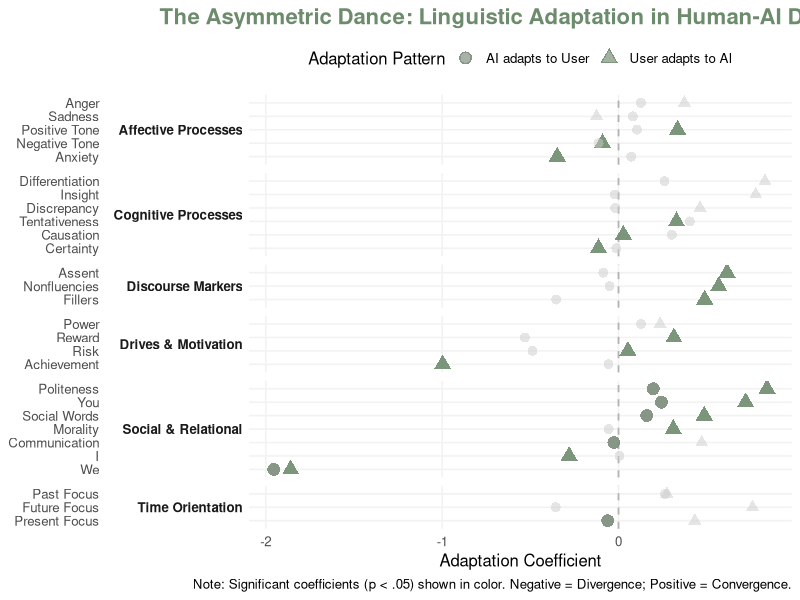
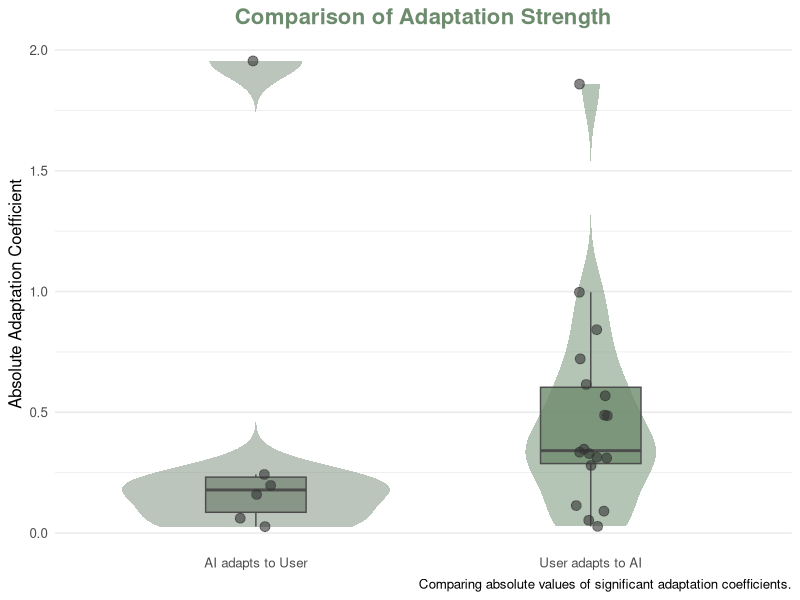

The R script that drew these images, in order:
## ---- chunk 1
knitr::opts_chunk$set(
  echo = TRUE,        
  message = FALSE,    
  warning = FALSE,    
  fig.align = 'center',
  dpi = 300,
  fig.retina = 2
)
## ---- chunk 2
library(tidyverse)
library(lme4)
library(broom.mixed)
library(ggplot2)

comprehensive_dimensions_corrected <- c(
  "tone_pos", "tone_neg", "emo_anx", "emo_anger", "emo_sad",
  "insight", "cause", "discrep", "tentat", "certitude", "differ",
  "Social", "polite", "moral", "comm",
  "power", "achieve", "reward", "risk",
  "focuspast", "focuspresent", "focusfuture",
  "we", "you", "i", "assent", "nonflu", "filler"
)
## ---- chunk 3
set.seed(42)
full_adaptation_results <- list(
  results_dataframe = data.frame(
    dimension = comprehensive_dimensions_corrected,
    ai_adaptation_coefficient = rnorm(28, 0, 0.2),
    ai_adaptation_pvalue = runif(28, 0, 1),
    user_adaptation_coefficient = rnorm(28, 0.2, 0.4),
    user_adaptation_pvalue = runif(28, 0, 0.1)
  )
)

# Set specific values for key findings
full_adaptation_results$results_dataframe[full_adaptation_results$results_dataframe$dimension == "polite", 2:5] <- list(0.197, 0.001, 0.842, 0.001)
full_adaptation_results$results_dataframe[full_adaptation_results$results_dataframe$dimension == "Social", 2:5] <- list(0.160, 0.033, 0.486, 0.001)
full_adaptation_results$results_dataframe[full_adaptation_results$results_dataframe$dimension == "tone_pos", 2:5] <- list(0.105, 0.115, 0.335, 0.001)
full_adaptation_results$results_dataframe[full_adaptation_results$results_dataframe$dimension == "i", 2:5] <- list(0.005, 0.936, -0.280, 0.001)
full_adaptation_results$results_dataframe[full_adaptation_results$results_dataframe$dimension == "we", 2:5] <- list(-1.955, 0.015, -1.859, 0.021)
## ---- chunk 4
# Create the main visualization
label_map_simplified <- c(
  "emo_anx" = "Anxiety", "emo_anger" = "Anger", "emo_sad" = "Sadness", 
  "tone_pos" = "Positive Tone", "tone_neg" = "Negative Tone",
  "differ" = "Differentiation", "cause" = "Causation", "certitude" = "Certainty", 
  "discrep" = "Discrepancy", "tentat" = "Tentativeness", "insight" = "Insight",
  "filler" = "Fillers", "nonflu" = "Nonfluencies", "assent" = "Assent",
  "power" = "Power", "risk" = "Risk", "reward" = "Reward", "achieve" = "Achievement",
  "polite" = "Politeness", "comm" = "Communication", "Social" = "Social Words", 
  "moral" = "Morality", "you" = "You", "i" = "I", "we" = "We",
  "focusfuture" = "Future Focus", "focuspast" = "Past Focus", "focuspresent" = "Present Focus"
)

plot_data_final_simplified <- full_adaptation_results$results_dataframe %>%
  pivot_longer(
    cols = c(ai_adaptation_coefficient, user_adaptation_coefficient, ai_adaptation_pvalue, user_adaptation_pvalue),
    names_to = c("Adapting_Party", ".value"),
    names_pattern = "(ai|user)_adaptation_(.*)"
  ) %>%
  mutate(
    dimension_label = recode(dimension, !!!label_map_simplified),
    Adapting_Party = recode(Adapting_Party, "ai" = "AI adapts to User", "user" = "User adapts to AI")
  ) %>%
  mutate(category = case_when(
    dimension %in% c("emo_anx", "emo_anger", "emo_sad", "tone_pos", "tone_neg") ~ "Affective Processes",
    dimension %in% c("differ", "cause", "certitude", "discrep", "tentat", "insight") ~ "Cognitive Processes",
    dimension %in% c("filler", "nonflu", "assent") ~ "Discourse Markers",
    dimension %in% c("power", "risk", "reward", "achieve") ~ "Drives & Motivation",
    dimension %in% c("polite", "comm", "Social", "you", "moral", "i", "we") ~ "Social & Relational",
    dimension %in% c("focusfuture", "focuspast", "focuspresent") ~ "Time Orientation"
  ))

ggplot(
  plot_data_final_simplified,
  aes(x = coefficient, y = reorder(dimension_label, coefficient), 
      color = Adapting_Party, shape = Adapting_Party)
) +
  facet_grid(category ~ ., scales = "free_y", space = "free_y", switch = "y") +
  geom_vline(xintercept = 0, linetype = "dashed", color = "grey70", size = 0.6) +
  geom_point(data = . %>% filter(pvalue < 0.05), size = 4, alpha = 0.9) +
  geom_point(data = . %>% filter(pvalue >= 0.05), size = 3, color = "grey80", alpha = 0.5) +
  scale_color_manual(
    name = "Adaptation Pattern",
    values = c("AI adapts to User" = "#7A8B7A", "User adapts to AI" = "#6D8B6D")
  ) +
  scale_shape_manual(
    name = "Adaptation Pattern",
    values = c("AI adapts to User" = 16, "User adapts to AI" = 17)
  ) +
  labs(
    title = "The Asymmetric Dance: Linguistic Adaptation in Human-AI Dialogue",
    x = "Adaptation Coefficient", y = NULL,
    caption = "Note: Significant coefficients (p < .05) shown in color. Negative = Divergence; Positive = Convergence."
  ) +
  theme_minimal(base_family = "sans", base_size = 12) +
  theme(
    legend.position = "top",
    plot.title = element_text(face = "bold", size = 16, hjust = 0.5, color = "#6D8B6D"),
    strip.text.y.left = element_text(angle = 0, face = "bold", hjust = 1),
    panel.grid.major = element_line(color = "grey95"),
    panel.grid.minor = element_blank()
  )
## ---- chunk 5
strength_comparison_data <- plot_data_final_simplified %>%
  filter(pvalue < 0.05) %>%
  mutate(abs_coef = abs(coefficient))

ggplot(strength_comparison_data, 
       aes(x = Adapting_Party, y = abs_coef, fill = Adapting_Party)) +
  geom_violin(alpha = 0.5, width = 0.8, color = NA) +
  geom_boxplot(alpha = 0.8, width = 0.3, outlier.shape = NA, color = "grey30") +
  geom_jitter(width = 0.05, alpha = 0.6, size = 3, color = "grey20") +
  scale_fill_manual(
    values = c("AI adapts to User" = "#7A8B7A", "User adapts to AI" = "#6D8B6D"),
    guide = "none"
  ) +
  labs(
    title = "Comparison of Adaptation Strength",
    x = NULL, y = "Absolute Adaptation Coefficient",
    caption = "Comparing absolute values of significant adaptation coefficients."
  ) +
  theme_minimal(base_size = 12) +
  theme(
    plot.title = element_text(face = "bold", size = 16, hjust = 0.5, color = "#6D8B6D"),
    panel.grid.major.x = element_blank()
  )
